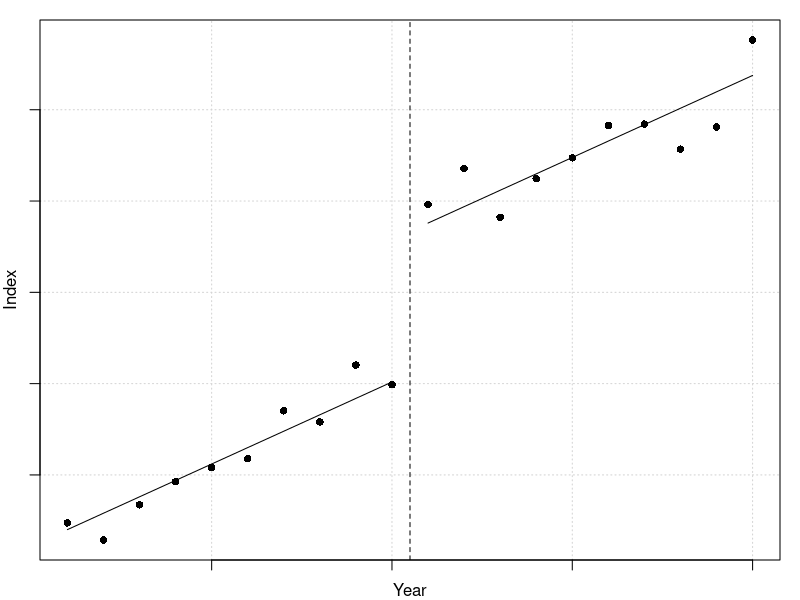
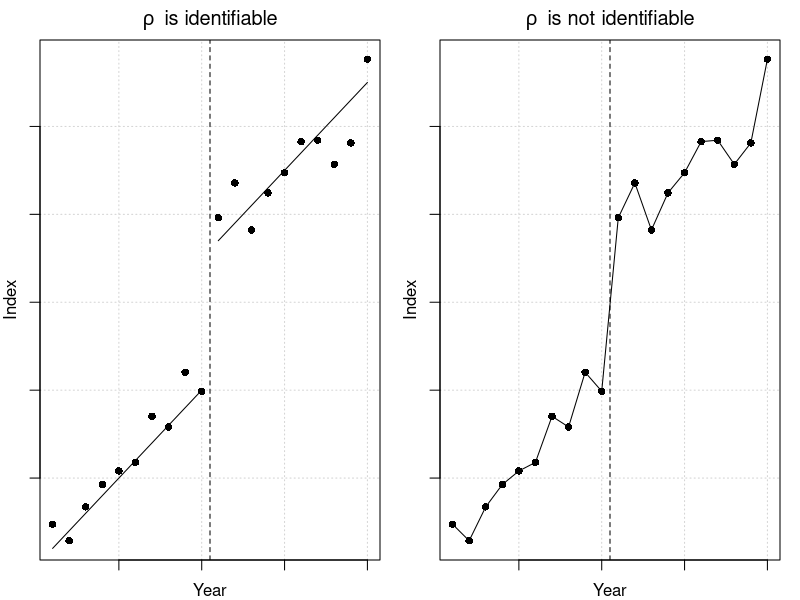

Here is the R script that generated these plots, in order:

# Simple example figure
m <- 1

x <- 1:20
xchange <- 10
x_fit <- x <= xchange
y <- m * x + ifelse(x <= xchange, 0, 7.5)

set.seed(42)
ysamp <- y + rnorm(length(y))

df <- data.frame(
  x = x,
  ysamp = ysamp,
  j = x_fit
)


#fit <- sdmTMB::sdmTMB(
#  ysamp ~ j,
#  time = "x",
#  spatial = "off",
#  spatiotemporal = "off",
#  time_varying = ~ 0 + x,
#  time_varying_type = "rw",
#  data = df
#)
#fit_notident <- sdmTMB::sdmTMB(
#  ysamp ~ j + factor(x),
#  spatial = "off",
#  spatiotemporal = "off",
#  data = df
#)

fit <- lm(ysamp ~ x + j, data = df)
fit_notident <- lm(ysamp ~ factor(j) + factor(x), data = df)


png("manuscript/figures/simple_example.png", height = 2.5, width = 3.5, units = "in", res = 400)
par(mar = c(2, 2, 1, 1), mfrow = c(1, 1))
plot(x, ysamp, xlab = NULL, ylab = NULL, pch = 16, panel.first = grid(),
     xaxt = "n", yaxt = "n")
axis(1, labels = FALSE)
axis(2, labels = FALSE)
mtext("Year", 1, line = 1)
mtext("Index", 2, line = 1)

#lines(x, predict(fit_notident))
lines(x[x_fit], predict(fit)[x_fit])
lines(x[!x_fit], predict(fit)[!x_fit])

#lines(x[x_fit], predict(fit)$est[x_fit])
#lines(x[!x_fit], predict(fit)$est[!x_fit])

#lines(x[x_fit], y[x_fit])
#lines(x[!x_fit], y[!x_fit])

abline(v = xchange + 0.5, lty = 2)
dev.off()

# Do not use

png("manuscript/figures/simple_example2.png", height = 2.5, width = 6, units = "in", res = 400)
par(mar = c(2, 2, 2, 1), mfrow = c(1, 2))

plot(x, ysamp, xlab = NULL, ylab = NULL, pch = 16, panel.first = grid(),
     xaxt = "n", yaxt = "n")
axis(1, labels = FALSE)
axis(2, labels = FALSE)
mtext("Year", 1, line = 1)
mtext("Index", 2, line = 1)
title(expression(rho~~"is identifiable"))

lines(x[1:xchange], y[1:xchange])
lines(x[-c(1:xchange)], y[-c(1:xchange)])
abline(v = xchange + 0.5, lty = 2)

plot(x, ysamp, xlab = NULL, ylab = NULL, pch = 16, panel.first = grid(),
     xaxt = "n", yaxt = "n")
axis(1, labels = FALSE)
axis(2, labels = FALSE)
mtext("Year", 1, line = 1)
mtext("Index", 2, line = 1)

title(expression(rho~~"is not identifiable"))

lines(x, predict(fit_notident))

abline(v = xchange + 0.5, lty = 2)

dev.off()
